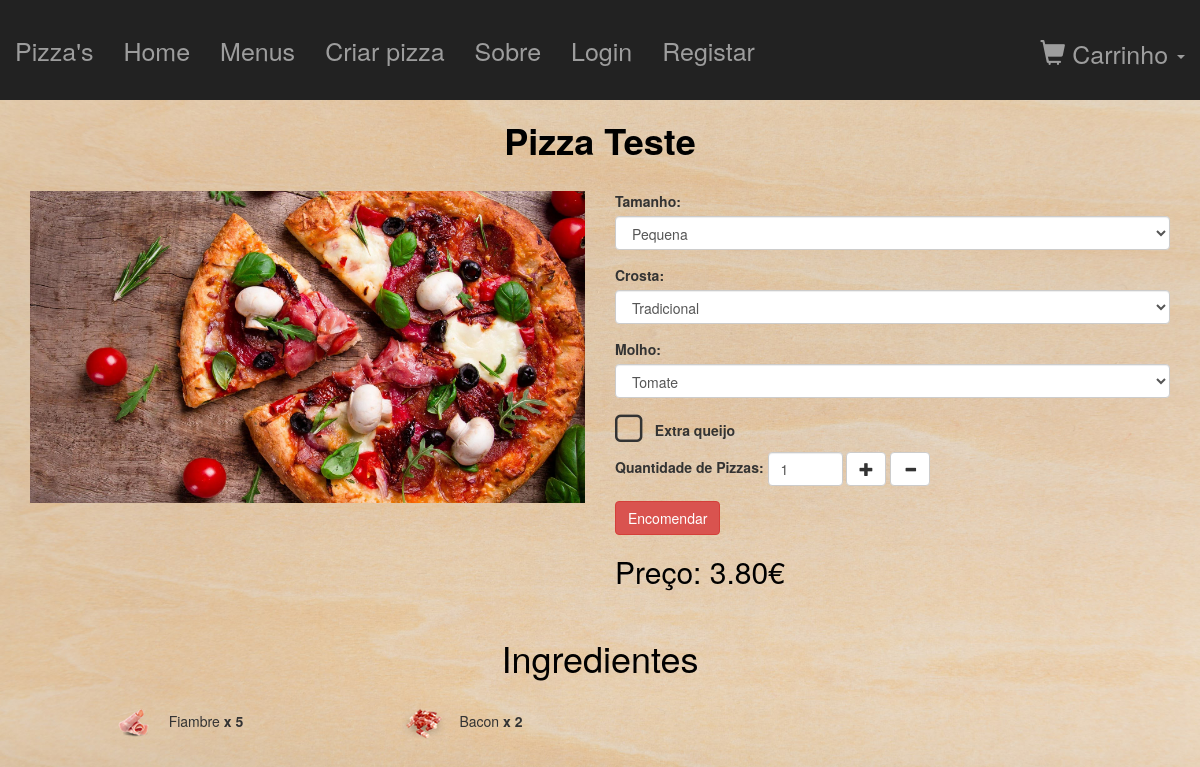
/pages/pizza.php?id=1, run on an earlier commit of the app's database.
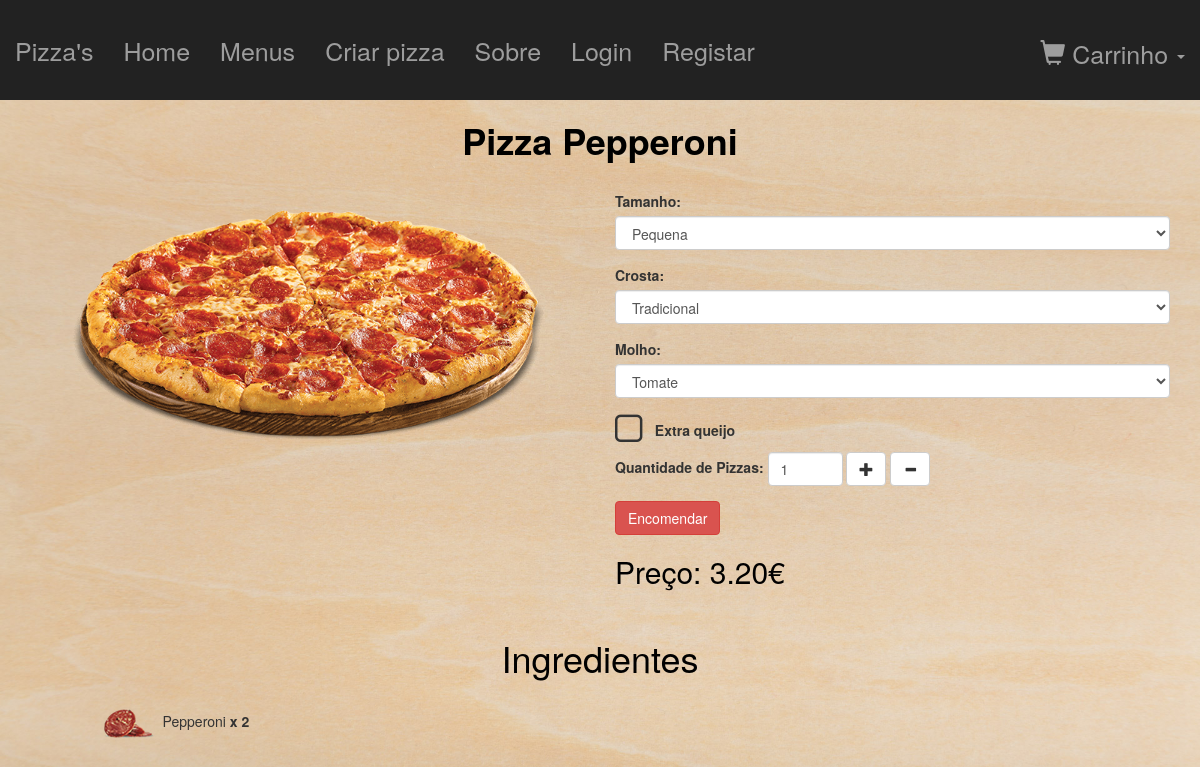
And on a later commit of the database.
### tables this page shows
CREATE TABLE IF NOT EXISTS `pizza` (
  `ID` int(11) NOT NULL COMMENT 'ID da pizza',
  `nome` varchar(100) NOT NULL COMMENT 'Nome da pizza',
  `imagem` varchar(535) NOT NULL COMMENT 'Caminho da imagem da pizza',
  `pizzaPredefinida` tinyint(1) NOT NULL COMMENT 'Significa se a pizza é predefinida (criada por funcionário) (0 - Não | 1 - Sim)',
  `pizzaPersonalizada` tinyint(1) NOT NULL COMMENT 'Significa se a pizza é personalizada (criada por um cliente) (0 - Não | 1 - Sim)',
  `pessoaID` int(11) DEFAULT NULL COMMENT 'ID da pessoa que criou a pizza personalizada (NULL se a pizza é predefinida criada por um funcionário)'
);

CREATE TABLE IF NOT EXISTS `ingredientePizzaPorPizza` (
  `pizzaID` int(11) NOT NULL COMMENT 'ID da pizza ao qual pertence o ingrediente',
  `ingredientePizzaID` int(11) NOT NULL COMMENT 'ID do ingrediente em questão',
  `quantidade` int(11) NOT NULL COMMENT 'Quantidade do ingrediente'
);

CREATE TABLE IF NOT EXISTS `ingredientePizza` (
  `ID` int(11) NOT NULL COMMENT 'ID do ingrediente da pizza',
  `nome` varchar(50) NOT NULL COMMENT 'Nome do ingrediente da pizza',
  `imagem` varchar(535) NOT NULL COMMENT 'Caminho da imagem do ingrediente da pizza',
  `preco` float NOT NULL COMMENT 'Preço do ingrediente da pizza'
);

### pages/pizza.php (the view, shortened to what the changed rows need)
<?php
    require_once('../php/bd.php');
    $sql='SELECT ID, nome, imagem FROM pizza WHERE ID = '.$_REQUEST['id'].';';
    $result = $PDO->query($sql);
    $pizza = $result->fetch();
?>
<?php
    require_once './partials/header2.php';
?>
<div class="container-fluid paddingLess marTop">
    <div class="col-md-12 text-center">
        <h1><b><?=$pizza['nome']?></b></h1>
        <br>
        <div class="col-md-6">
            <img src="<?=$pizza['imagem']?>" class="img-responsive center-block" alt="<?=$pizza['nome']?>">
        </div>
        <div class="col-md-6 text-left">
                    <?php
                        $sql='SELECT * FROM tamanhoPizza;';
                        $result = $PDO->query($sql);
                        $tamanhosPizza = $result->fetchAll();
                    ?>
                    <?php
                        $sql='SELECT * FROM crostaPizza;';
                        $result = $PDO->query($sql);
                        $crostasPizza = $result->fetchAll();
                    ?>
                    <?php
                    $sql='SELECT * FROM molhoPizza;';
                    $result = $PDO->query($sql);
                    $molhosPizza = $result->fetchAll();
                    ?>
            <?php
                $sql='SELECT ingredientePizza.nome, ingredientePizza.imagem, ingredientePizza.preco, ingredientePizzaPorPizza.quantidade, ROUND(ingredientePizza.preco*ingredientePizzaPorPizza.quantidade, 2) TotalPorIngrediente FROM ingredientePizza INNER JOIN ingredientePizzaPorPizza ON ingredientePizza.ID = ingredientePizzaPorPizza.ingredientePizzaID WHERE ingredientePizzaPorPizza.pizzaID = '.$_REQUEST['id'].';';
                $result = $PDO->query($sql);
                $ingredientesPizza = $result->fetchAll();
                $precoBase=(reset($tamanhosPizza)['preco'])+(reset($crostasPizza)['preco'])+(reset($molhosPizza)['preco']);
                foreach($ingredientesPizza as $ingredientePizza){
                    $precoBase+=$ingredientePizza['TotalPorIngrediente'];
                }
            ?>
            <h2 class="black">Preço: <span id="preco"><?=sprintf('%0.2f', $precoBase)?></span>€</h2>
        </div>
        <div class="col-md-12">
            <br>
            <h1>Ingredientes</h1>
            <br>
            <?php
                foreach($ingredientesPizza as $ingredientePizza){ ?>
                    <div class="col-md-3">
                        <img src="<?=$ingredientePizza['imagem']?>" alt="<?=$ingredientePizza['nome']?>">
                        <?=$ingredientePizza['nome'].' <b>x '.$ingredientePizza['quantidade'].'</b>'?></div>
            <?php } ?>
        </div>
    </div>
</div>

What changed in the data, as far as the page shows it:
removed ingredientepizzaporpizza: ingredientePizzaID.imagem (picture), ingredientePizzaID.nome "Fiambre", quantidade "5"
removed ingredientepizzaporpizza: ingredientePizzaID.imagem (picture), ingredientePizzaID.nome "Bacon", quantidade "2"
changed pizza: nome "Pizza Teste" → "Pizza Pepperoni"; imagem: a different picture
added ingredientepizzaporpizza: ingredientePizzaID.imagem (picture), ingredientePizzaID.nome "Pepperoni", quantidade "2"
Also different on the page:
$precoBase: "3.80" → "3.20"
